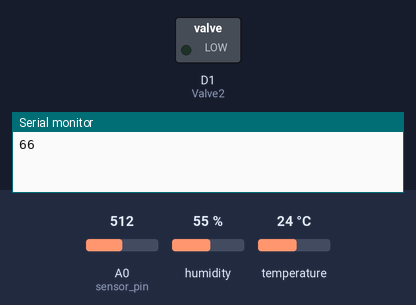
A sketch run on a simulated ESP8266 (NodeMCU). Parts: switched loads named in the sketch (green lamp = pin HIGH), the last lines printed to the serial monitor. Inputs (shaded band) come from the test bench; at power-on: A0 (sensor_pin) = 512, humidity 55 %, temperature 24 °C. WiFi joins after 1.5 s; servers stay silent unless stated.

Above: at 3.0 s.
3.1 s: A0 (sensor_pin) set to 425
5.8 s: A0 (sensor_pin) set to 397
At 6.7 s:
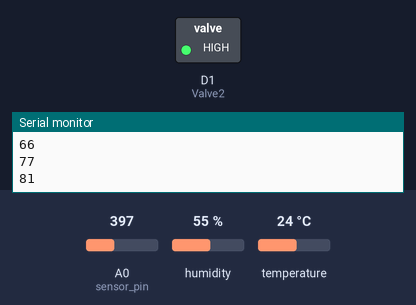
8.5 s: A0 (sensor_pin) set to 702
11.2 s: A0 (sensor_pin) set to 726
At 12.7 s:
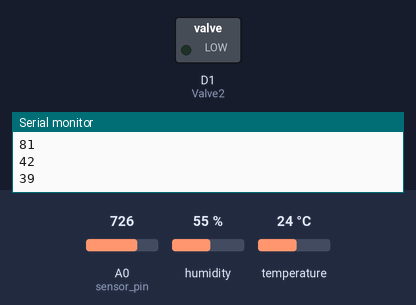
13.9 s: A0 (sensor_pin) set to 306
At 15.2 s:
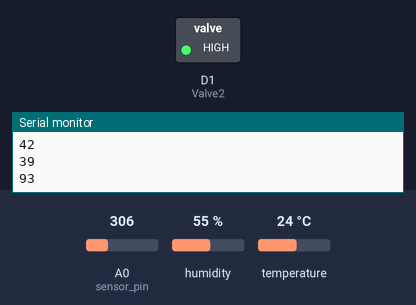
Timing chart, 0 to 16.9 s (numbered marks = the images above; inputs shaded):
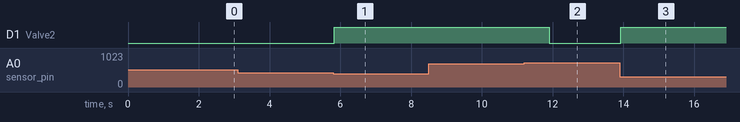

The sketch:

DHT11_Soil_moist.ino
```cpp
#define BLYNK_PRINT Serial    // Comment this out to disable prints and save space
#include <SPI.h>
#include <ESP8266WiFi.h>
#include <BlynkSimpleEsp8266.h>
#include <SimpleTimer.h>
#include <DHT.h>
#define Valve2 D1
// You should get Auth Token in the Blynk App.
// Go to the Project Settings (nut icon).
char auth[] = "47fdbbbe16...something";

// Your WiFi credentials.
// Set password to "" for open networks.
char ssid[] = "wifi";
char pass[] = "agriproject";
int sensor_pin = A0;

#define DHTPIN 2          // What digital pin we're connected to // D4 for nodemcu

// Uncomment whatever type you're using!
#define DHTTYPE DHT11     // DHT 11
//#define DHTTYPE DHT22   // DHT 22, AM2302, AM2321
//#define DHTTYPE DHT21   // DHT 21, AM2301

DHT dht(DHTPIN, DHTTYPE);
SimpleTimer timer;

// This function sends Arduino's up time every second to Virtual Pin (5).
// In the app, Widget's reading frequency should be set to PUSH. This means
// that you define how often to send data to Blynk App.
void sendSensor()
{
  float h = dht.readHumidity();
  float t = dht.readTemperature(); // or dht.readTemperature(true) for Fahrenheit

  if (isnan(h) || isnan(t)) {
    Serial.println("Failed to read from DHT sensor!");
    return;
  }
  // You can send any value at any time.
  // Please don't send more that 10 values per second.
  Blynk.virtualWrite(V5, h);
  Blynk.virtualWrite(V6, t);
}

void setup()
{
  Serial.begin(9600); // See the connection status in Serial Monitor
  pinMode(sensor_pin, INPUT);
  pinMode(Valve2, OUTPUT);
  Blynk.begin(auth, ssid, pass);

  dht.begin();

  // Setup a function to be called every second
  timer.setInterval(1000L, sendSensor);
}

void loop()
{
  int output_value;
  output_value = analogRead(sensor_pin);
  output_value = map(output_value,250,1025,100,0);
  if (output_value <= 40) {
    digitalWrite(Valve2, LOW);
  }
  else if (output_value >= 80) {
    digitalWrite(Valve2, HIGH);
  }
  Blynk.virtualWrite(V4, output_value);
  Serial.print(output_value);
  Serial.print("\n");
  Blynk.run(); // Initiates Blynk
  timer.run(); // Initiates SimpleTimer
  delay(2000);
}
```

Measured:
- the behaviour switches between 409 and 408 on A0 (sensor_pin) (found by bisection; images 0 and 1)
- the behaviour switches between 711 and 712 on A0 (sensor_pin) (found by bisection; images 1 and 2)
- after the input at 5.8 s, D1 (Valve2): LOW → HIGH at once
- after the input at 11.2 s, D1 (Valve2): HIGH → LOW after 0.70 s
- after the input at 13.9 s, D1 (Valve2): LOW → HIGH at once
